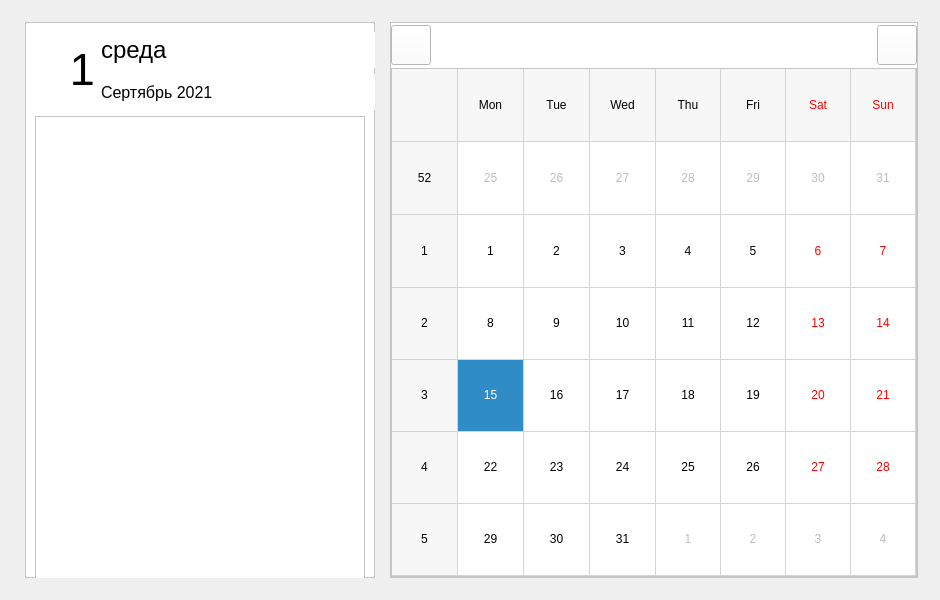
<?xml version="1.0" encoding="UTF-8"?>
<ui version="4.0">
 <class>Calendar</class>
 <widget class="QWidget" name="Calendar">
  <property name="geometry">
   <rect>
    <x>0</x>
    <y>0</y>
    <width>940</width>
    <height>600</height>
   </rect>
  </property>
  <property name="minimumSize">
   <size>
    <width>940</width>
    <height>600</height>
   </size>
  </property>
  <property name="windowTitle">
   <string>Form</string>
  </property>
  <layout class="QGridLayout" name="mainGrid">
   <property name="leftMargin">
    <number>25</number>
   </property>
   <property name="topMargin">
    <number>22</number>
   </property>
   <property name="rightMargin">
    <number>22</number>
   </property>
   <property name="bottomMargin">
    <number>22</number>
   </property>
   <property name="horizontalSpacing">
    <number>15</number>
   </property>
   <property name="verticalSpacing">
    <number>0</number>
   </property>
   <item row="0" column="1">
    <widget class="QFrame" name="calendar">
     <property name="minimumSize">
      <size>
       <width>520</width>
       <height>0</height>
      </size>
     </property>
     <property name="styleSheet">
      <string notr="true">background-color: rgb(255, 255, 255);</string>
     </property>
     <property name="frameShape">
      <enum>QFrame::StyledPanel</enum>
     </property>
     <property name="frameShadow">
      <enum>QFrame::Raised</enum>
     </property>
     <layout class="QGridLayout" name="calendarGrid">
      <property name="leftMargin">
       <number>0</number>
      </property>
      <property name="topMargin">
       <number>0</number>
      </property>
      <property name="rightMargin">
       <number>0</number>
      </property>
      <property name="bottomMargin">
       <number>0</number>
      </property>
      <property name="spacing">
       <number>0</number>
      </property>
      <item row="0" column="0">
       <widget class="QPushButton" name="prew">
        <property name="sizePolicy">
         <sizepolicy hsizetype="Preferred" vsizetype="Preferred">
          <horstretch>0</horstretch>
          <verstretch>0</verstretch>
         </sizepolicy>
        </property>
        <property name="minimumSize">
         <size>
          <width>40</width>
          <height>40</height>
         </size>
        </property>
        <property name="maximumSize">
         <size>
          <width>40</width>
          <height>40</height>
         </size>
        </property>
        <property name="text">
         <string/>
        </property>
        <property name="icon">
         <iconset resource="ui_source.qrc">
          <normaloff>:/icons/ui_icons/standart/left.png</normaloff>:/icons/ui_icons/standart/left.png</iconset>
        </property>
        <property name="flat">
         <bool>false</bool>
        </property>
       </widget>
      </item>
      <item row="0" column="3">
       <spacer name="horizontalSpacer">
        <property name="orientation">
         <enum>Qt::Horizontal</enum>
        </property>
        <property name="sizeType">
         <enum>QSizePolicy::Fixed</enum>
        </property>
        <property name="sizeHint" stdset="0">
         <size>
          <width>100</width>
          <height>20</height>
         </size>
        </property>
       </spacer>
      </item>
      <item row="0" column="4">
       <widget class="QPushButton" name="next">
        <property name="sizePolicy">
         <sizepolicy hsizetype="Preferred" vsizetype="Preferred">
          <horstretch>0</horstretch>
          <verstretch>0</verstretch>
         </sizepolicy>
        </property>
        <property name="minimumSize">
         <size>
          <width>40</width>
          <height>40</height>
         </size>
        </property>
        <property name="maximumSize">
         <size>
          <width>40</width>
          <height>40</height>
         </size>
        </property>
        <property name="text">
         <string/>
        </property>
        <property name="icon">
         <iconset resource="ui_source.qrc">
          <normaloff>:/icons/ui_icons/standart/free-icon-right-arrow-134208.png</normaloff>:/icons/ui_icons/standart/free-icon-right-arrow-134208.png</iconset>
        </property>
        <property name="flat">
         <bool>false</bool>
        </property>
       </widget>
      </item>
      <item row="0" column="2">
       <widget class="QLabel" name="Date">
        <property name="minimumSize">
         <size>
          <width>200</width>
          <height>0</height>
         </size>
        </property>
        <property name="font">
         <font>
          <pointsize>14</pointsize>
         </font>
        </property>
        <property name="styleSheet">
         <string notr="true">text-align: center;</string>
        </property>
        <property name="text">
         <string>&lt;html&gt;&lt;head/&gt;&lt;body&gt;&lt;p&gt;&lt;br/&gt;&lt;/p&gt;&lt;/body&gt;&lt;/html&gt;</string>
        </property>
       </widget>
      </item>
      <item row="1" column="0" colspan="5">
       <widget class="QFrame" name="dayList">
        <property name="frameShape">
         <enum>QFrame::StyledPanel</enum>
        </property>
        <property name="frameShadow">
         <enum>QFrame::Raised</enum>
        </property>
        <layout class="QGridLayout" name="DayListGrid">
         <property name="leftMargin">
          <number>0</number>
         </property>
         <property name="topMargin">
          <number>0</number>
         </property>
         <property name="rightMargin">
          <number>0</number>
         </property>
         <property name="bottomMargin">
          <number>0</number>
         </property>
         <property name="spacing">
          <number>0</number>
         </property>
         <item row="0" column="0">
          <widget class="QCalendarWidget" name="calendarWidget">
           <property name="contextMenuPolicy">
            <enum>Qt::NoContextMenu</enum>
           </property>
           <property name="styleSheet">
            <string notr="true"/>
           </property>
           <property name="minimumDate">
            <date>
             <year>2001</year>
             <month>1</month>
             <day>1</day>
            </date>
           </property>
           <property name="gridVisible">
            <bool>true</bool>
           </property>
           <property name="verticalHeaderFormat">
            <enum>QCalendarWidget::ISOWeekNumbers</enum>
           </property>
           <property name="navigationBarVisible">
            <bool>false</bool>
           </property>
           <property name="dateEditEnabled">
            <bool>true</bool>
           </property>
          </widget>
         </item>
        </layout>
       </widget>
      </item>
      <item row="0" column="1">
       <spacer name="horizontalSpacer_2">
        <property name="orientation">
         <enum>Qt::Horizontal</enum>
        </property>
        <property name="sizeType">
         <enum>QSizePolicy::Fixed</enum>
        </property>
        <property name="sizeHint" stdset="0">
         <size>
          <width>100</width>
          <height>20</height>
         </size>
        </property>
       </spacer>
      </item>
     </layout>
    </widget>
   </item>
   <item row="0" column="0">
    <widget class="QFrame" name="DayNotes">
     <property name="minimumSize">
      <size>
       <width>350</width>
       <height>0</height>
      </size>
     </property>
     <property name="maximumSize">
      <size>
       <width>350</width>
       <height>16777215</height>
      </size>
     </property>
     <property name="styleSheet">
      <string notr="true">background-color: rgb(255, 255, 255);</string>
     </property>
     <property name="frameShape">
      <enum>QFrame::StyledPanel</enum>
     </property>
     <property name="frameShadow">
      <enum>QFrame::Raised</enum>
     </property>
     <layout class="QGridLayout" name="notesGrid">
      <item row="0" column="0" rowspan="2">
       <widget class="QLabel" name="day">
        <property name="sizePolicy">
         <sizepolicy hsizetype="Fixed" vsizetype="Fixed">
          <horstretch>0</horstretch>
          <verstretch>0</verstretch>
         </sizepolicy>
        </property>
        <property name="minimumSize">
         <size>
          <width>60</width>
          <height>0</height>
         </size>
        </property>
        <property name="maximumSize">
         <size>
          <width>60</width>
          <height>69</height>
         </size>
        </property>
        <property name="font">
         <font>
          <pointsize>34</pointsize>
         </font>
        </property>
        <property name="text">
         <string>&lt;html&gt;&lt;head/&gt;&lt;body&gt;&lt;p align=&quot;right&quot;&gt;1&lt;/p&gt;&lt;/body&gt;&lt;/html&gt;</string>
        </property>
        <property name="buddy">
         <cstring></cstring>
        </property>
       </widget>
      </item>
      <item row="0" column="1">
       <widget class="QLabel" name="dayName">
        <property name="sizePolicy">
         <sizepolicy hsizetype="Fixed" vsizetype="Fixed">
          <horstretch>0</horstretch>
          <verstretch>0</verstretch>
         </sizepolicy>
        </property>
        <property name="minimumSize">
         <size>
          <width>279</width>
          <height>36</height>
         </size>
        </property>
        <property name="maximumSize">
         <size>
          <width>279</width>
          <height>36</height>
         </size>
        </property>
        <property name="font">
         <font>
          <pointsize>18</pointsize>
         </font>
        </property>
        <property name="text">
         <string>среда</string>
        </property>
       </widget>
      </item>
      <item row="1" column="1">
       <widget class="QLabel" name="MonthYear">
        <property name="minimumSize">
         <size>
          <width>279</width>
          <height>36</height>
         </size>
        </property>
        <property name="maximumSize">
         <size>
          <width>279</width>
          <height>36</height>
         </size>
        </property>
        <property name="font">
         <font>
          <pointsize>12</pointsize>
         </font>
        </property>
        <property name="text">
         <string>Сертябрь 2021</string>
        </property>
       </widget>
      </item>
      <item row="2" column="0" colspan="2">
       <widget class="QFrame" name="noteList">
        <property name="minimumSize">
         <size>
          <width>0</width>
          <height>470</height>
         </size>
        </property>
        <property name="frameShape">
         <enum>QFrame::StyledPanel</enum>
        </property>
        <property name="frameShadow">
         <enum>QFrame::Raised</enum>
        </property>
       </widget>
      </item>
     </layout>
    </widget>
   </item>
  </layout>
 </widget>
 <resources>
  <include location="ui_source.qrc"/>
 </resources>
 <connections/>
</ui>
